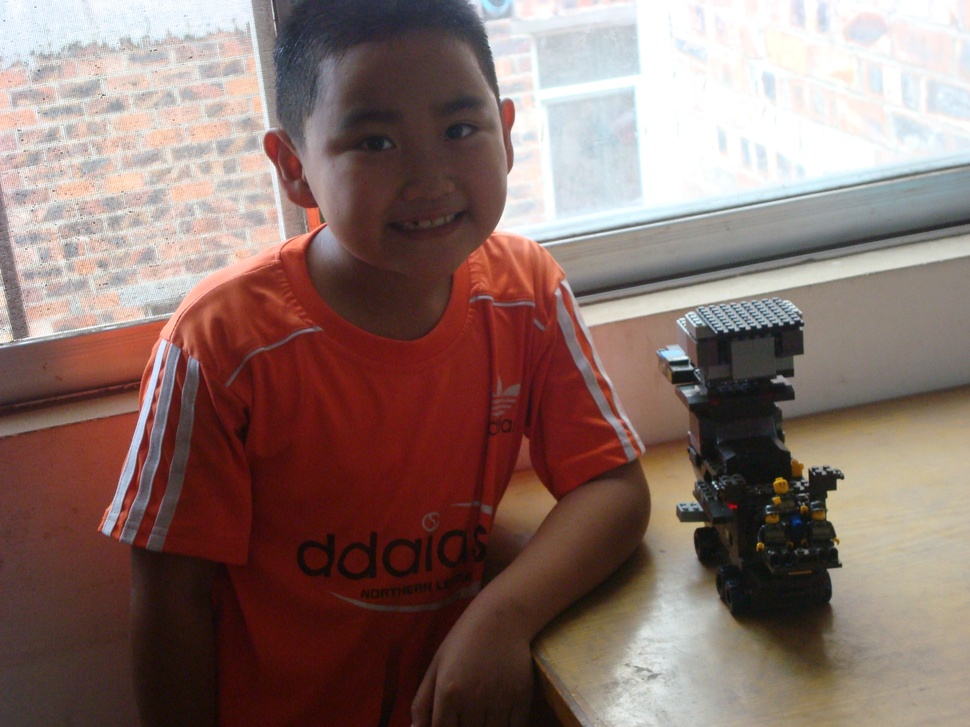
//> input picture test.jpg, 970 x 727 px, shrunk from 3264 x 2448 before the run
$ ./vision_sobel   (built with g++ and OpenCV 4)
//> lines starting //> are read from the running program, lines starting //| are printed output that depends on the picture
#include <opencv2/opencv.hpp>
#include <iostream>
#include <cmath>

int main(){
    // 1. 读取灰度图
    cv::Mat image=cv::imread("../test.jpg",cv::IMREAD_GRAYSCALE);
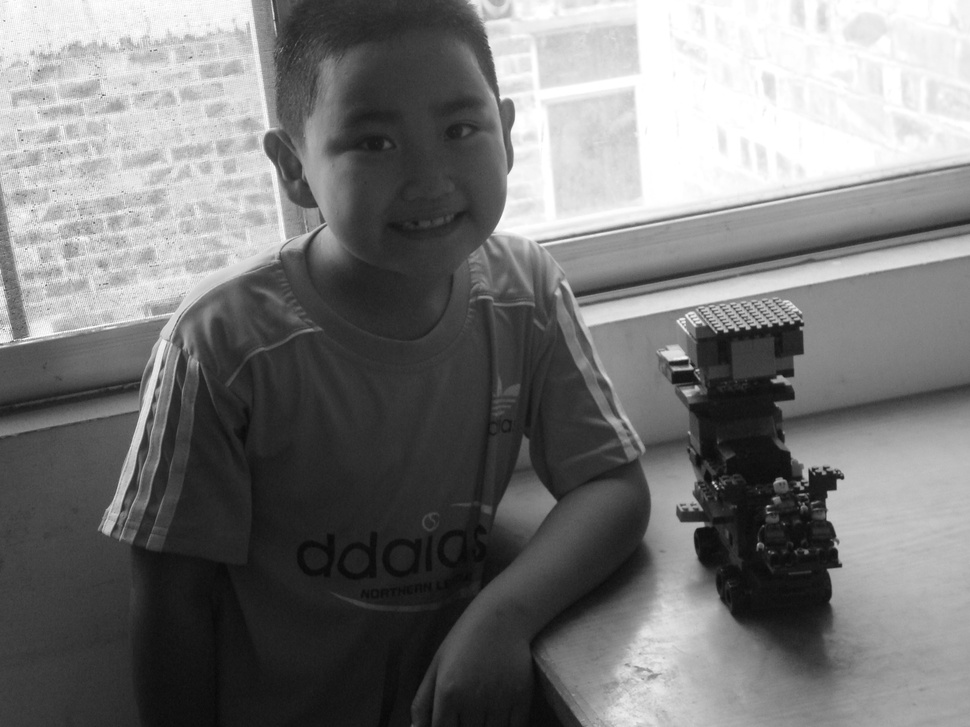
//> image: 727 rows x 970 cols, CV_8UC1; min 7, max 255, mean 119.8
    if(image.empty())return-1;

    // 创建结果画布（存放梯度强度）
    cv::Mat result=cv::Mat::zeros(image.size(),CV_8U);

    std::cout<<"🚀 特斯拉高级感知：正在执行 Sobel 算子提取边缘特征..."<<std::endl;

    // 2. 🚀 定义 Sobel 卷积核（特征提取模板）
    // 这个矩阵专门检测“垂直方向”的线条变化
    int Gx[3][3]={
        {-1, 0, 1},
        {-2, 0, 2},
        {-1, 0, 1}
    };

    // 3. 开始全图扫描
    for(int y=1;y<image.rows-1;y++){
        for(int x=1;x<image.cols;x++){

            float sumX=0;

            // 🚀 核心数学：将 3x3 区域的像素与 Sobel 模板进行“加权求和”
            for(int ky=-1;ky<=1;ky++){
                for(int kx=1;kx<=1;kx++){
                    // 获取当前领域的像素值
                    uchar pixel=image.at<uchar>(y+ky,x+kx);
                    // 按照权重叠加
                    sumX+=pixel*Gx[kx+1][ky+1];
                }
            }
            // 4. 计算最终像素：取绝对值，代表边缘的“强度”
            int magintude=static_cast<int>(std::abs(sumX));

            // 归一化到 0-255（C++ 的安全检查）
            if(magintude>255)magintude=255;
            result.at<uchar>(y,x)=static_cast<uchar>(magintude);
        }
    }
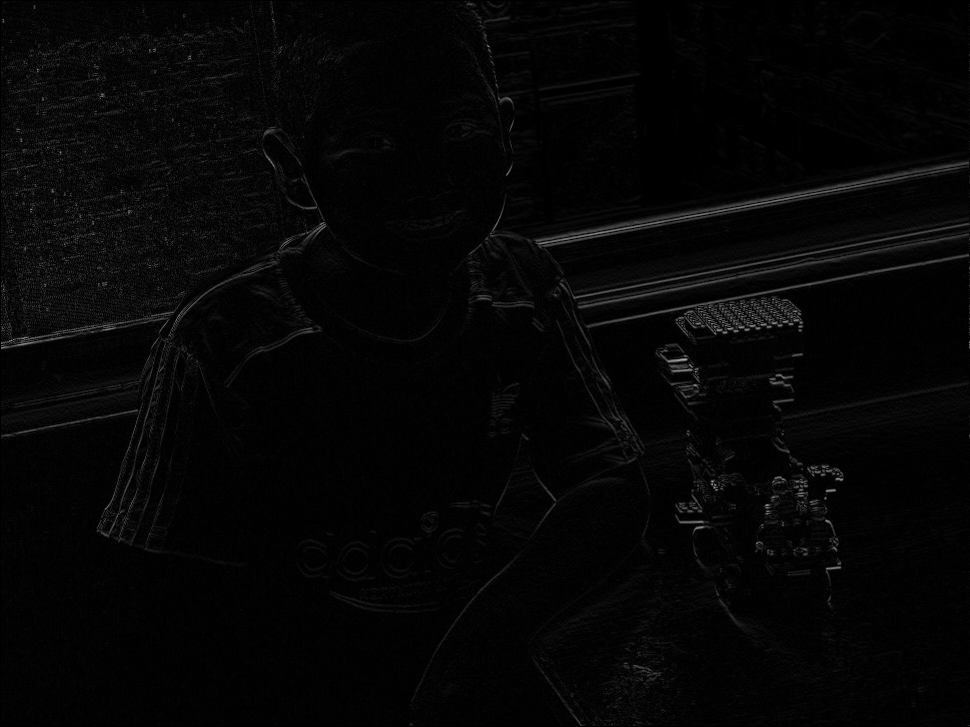
//> result: 727 rows x 970 cols, CV_8UC1; min 0, max 176, mean 5.5
    cv::imwrite("vision_sobel_output.jpg",result);
    std::cout<<"✅ 特征提取完成：vision_sobel_output.jpg"<<std::endl;
    return 0;

}
